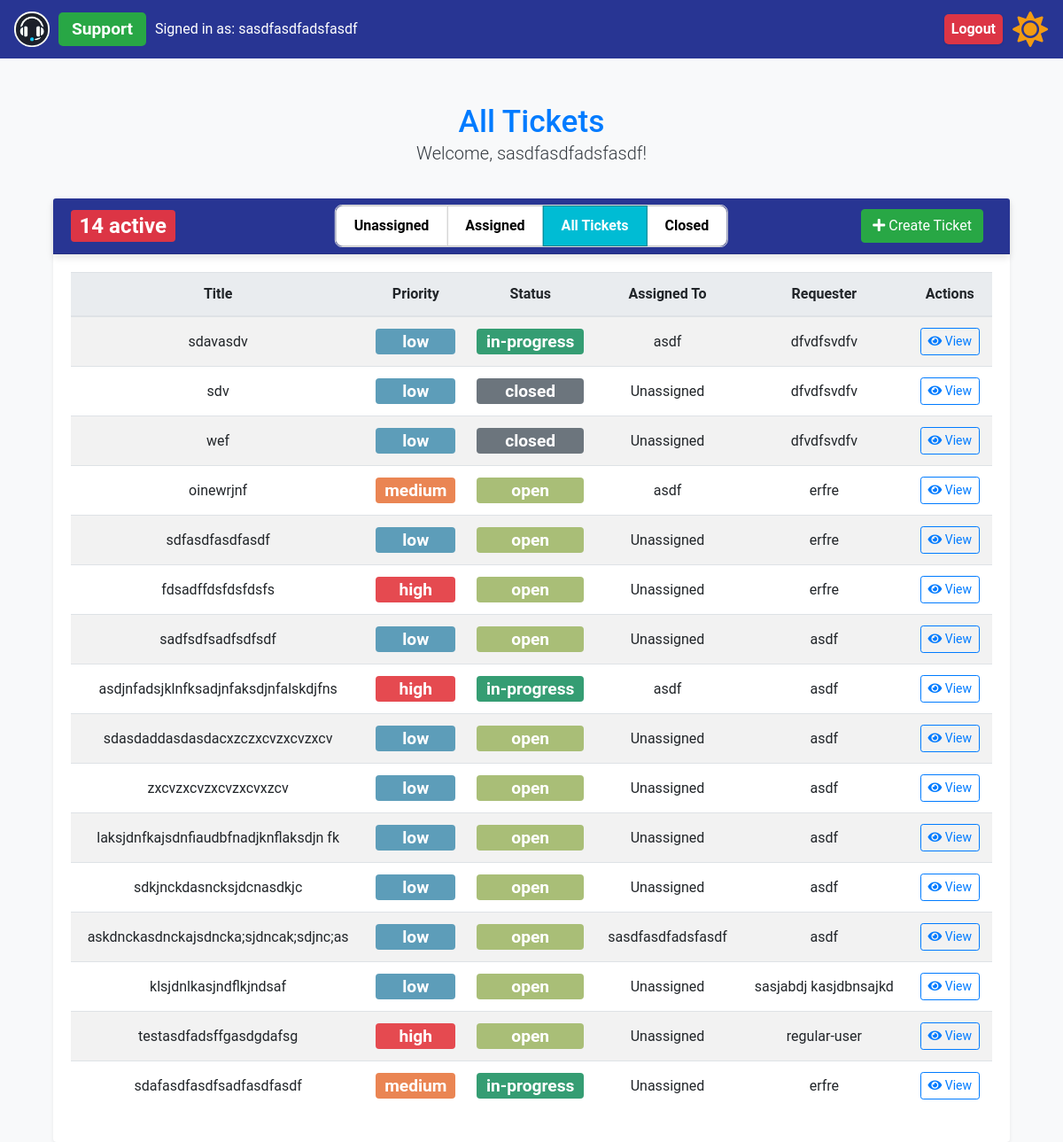
Before: /all_tickets (signed in) with the older database file.
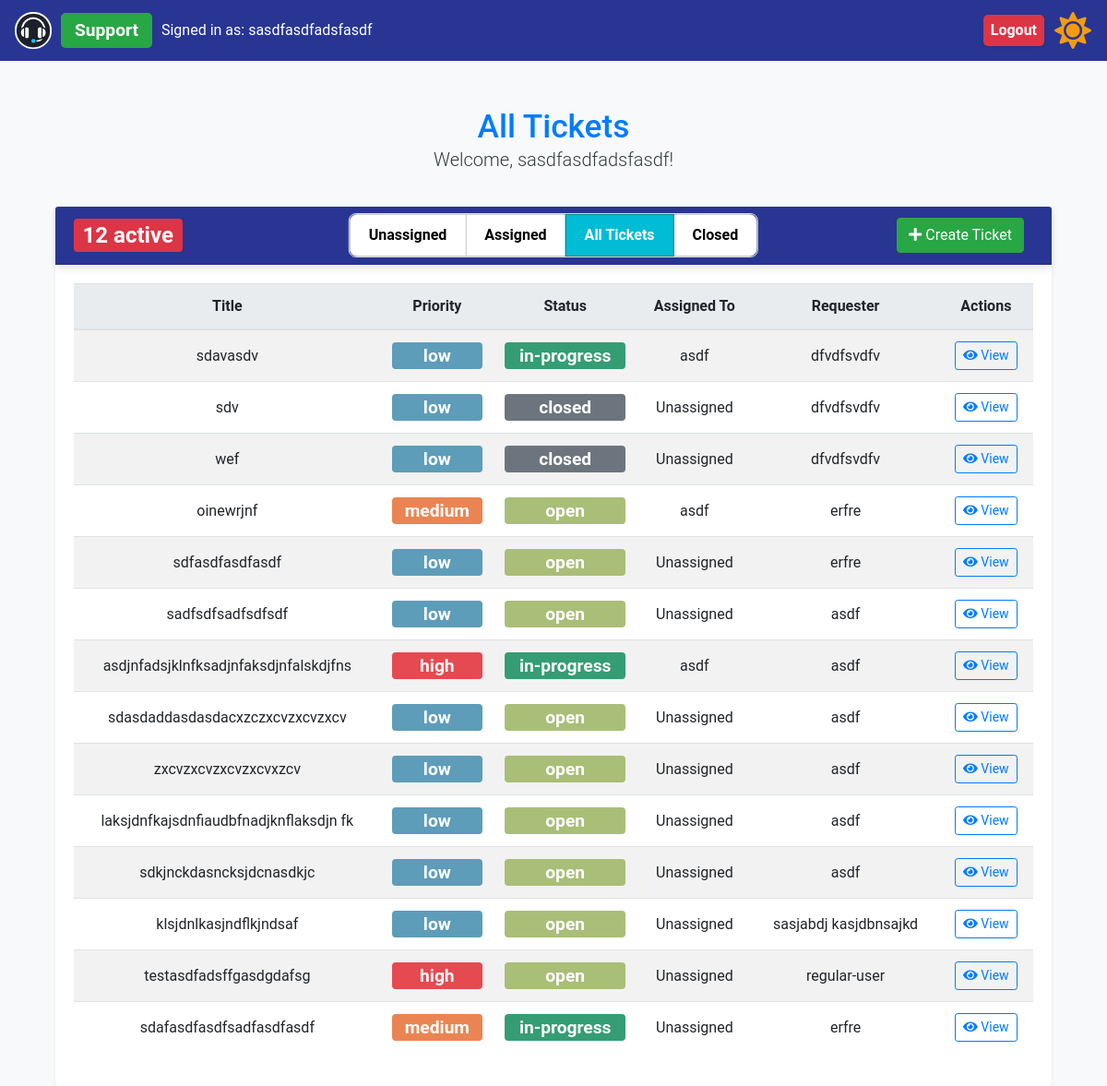
After: the same page with the newer database file.
### app/models.py (models this page shows, shortened)
class User(UserMixin, db.Model):
    id = db.Column(db.Integer, primary_key=True)
    name = db.Column(db.String(150), nullable=False)
    email = db.Column(db.String(150), unique=True, nullable=False)
    password_hash = db.Column(db.String(150), nullable=False)
    role = db.Column(db.String(50), nullable=False)
    created_tickets = db.relationship(
        "Ticket",
        foreign_keys="Ticket.user_id",
        back_populates="creator",
        overlaps="assigned_tickets,comments",
    )
    assigned_tickets = db.relationship(
        "Ticket",
        foreign_keys="Ticket.assigned_to",
        back_populates="assignee",
        overlaps="created_tickets,comments",
    )
    user_comments = db.relationship(
        "Comment", back_populates="commenter", overlaps="commenter,comments"
    )

class Ticket(db.Model):
    id = db.Column(db.Integer, primary_key=True)
    title = db.Column(db.String(150), nullable=False)
    description = db.Column(db.Text, nullable=False)
    status = db.Column(db.String(50), nullable=False)
    priority = db.Column(db.String(50), nullable=False)
    created_at = db.Column(db.DateTime, default=lambda: datetime.now(timezone.utc))
    updated_at = db.Column(
        db.DateTime,
        default=lambda: datetime.now(timezone.utc),
        onupdate=lambda: datetime.now(timezone.utc),
    )
    assigned_to = db.Column(db.Integer, db.ForeignKey("user.id"))
    user_id = db.Column(db.Integer, db.ForeignKey("user.id"))
    creator = db.relationship(
        "User",
        foreign_keys=[user_id],
        back_populates="created_tickets",
        overlaps="assigned_tickets,comments",
    )
    assignee = db.relationship(
        "User",
        foreign_keys=[assigned_to],
        back_populates="assigned_tickets",
        overlaps="created_tickets,comments",
    )
    ticket_comments = db.relationship("Comment", back_populates="ticket")

### app/routes.py (the view)
@bp.route("/all_tickets")
def all_tickets():
    if current_user.role == "admin" or current_user.role == "support":
        tickets = Ticket.query.all()
        view = "all"
    else:
        tickets = Ticket.query.filter_by(user_id=current_user.id).all()
        view = "active"
    return render_template(
        "all_tickets.html", tickets=tickets, current_user=current_user, view=view
    )

### app/__init__.py (called while the page is built)
def create_app(config=None):
    app = Flask(__name__, instance_relative_config=True)
    if config:
        app.config.from_object(config)
    else:
        app.config.from_pyfile("config.py")  # Default to development config
    db.init_app(app)
    login_manager.init_app(app)
    migrate.init_app(app, db)
    csrf.init_app(app)  # Initialize CSRF protection with the app
    moment.init_app(app)  # Initialize Flask-Moment with the app
    from .models import User  # Ensure User model is correctly defined
    @login_manager.user_loader
    def load_user(user_id):
        return User.query.get(int(user_id))
    from .routes import bp  # Ensure bp is defined as a Blueprint in routes.py
    app.register_blueprint(bp)
    return app

### app/routes.py (called while the page is built)
@bp.context_processor
def inject_open_tickets_count():
    open_tickets_count = Ticket.query.filter(
        Ticket.status.in_(["open", "in-progress"])
    ).count()
    if open_tickets_count > 10:
        badge_class = "badge-active-tickets-high"  # Red
    elif open_tickets_count > 5:
        badge_class = "badge-active-tickets-medium"  # Yellow
    elif open_tickets_count > 0:
        badge_class = "badge-active-tickets-low"  # Green
    else:
        badge_class = "badge-active-tickets-info"  # Blue or default color
    return {"open_tickets_count": open_tickets_count, "badge_class": badge_class}

### app/templates/all_tickets.html (shortened to what this page needs)
{% extends "base.html" %} {% block content %}
<div class="container mt-5">
  <div class="row mb-2">
    <div class="col-12 text-center">
      <h2 class="text-primary mb-0">
        {% if current_user.role == 'admin' or current_user.role == 'support' %}
        All Tickets {% else %} My Active Tickets {% endif %}
      </h2>
      <p class="lead">Welcome, {{ current_user.name }}!</p>
    </div>
  </div>
  <div class="card shadow-sm">
    <div
      class="card-header bg-primary text-white d-flex justify-content-between align-items-center position-relative"
    >
      {% if current_user.role == 'admin' or current_user.role == 'support' %}
      <div class="d-flex align-items-center">
        <span class="badge {{ badge_class }}">
          {{ open_tickets_count }} active
        </span>
      </div>
      {% endif %}
      <div class="toggle-buttons">
        <div
          class="btn-group toggle-group"
          role="group"
          aria-label="Ticket Status Toggle"
        >
          {% if current_user.role in ['admin', 'support'] %}
          <a
            href="{{ url_for('main.unassigned_tickets') }}"
            class="btn btn-toggle {% if view == 'unassigned' %}active{% endif %}"
          >
            Unassigned
          </a>
          <a
            href="{{ url_for('main.assigned_tickets') }}"
            class="btn btn-toggle {% if view == 'assigned' %}active{% endif %}"
          >
            Assigned
          </a>
          {% endif %} {% if current_user.role in ['admin', 'support'] %}
          <a
            href="{{ url_for('main.all_tickets') }}"
            class="btn btn-toggle {% if view == 'all' %}active{% endif %}"
          >
            All Tickets
          </a>
          {% endif %}
          <a
            href="{{ url_for('main.closed_tickets') }}"
            class="btn btn-toggle {% if view == 'closed' %}active{% endif %}"
          >
            Closed
          </a>
        </div>
      </div>
      <div class="ms-auto">
        <a class="btn btn-success" href="{{ url_for('main.create_ticket', referrer=request.path) }}">
          <i class="fas fa-plus"></i> Create Ticket
        </a>
      </div>
    </div>
    <div class="card-body">
      <table id="tickets-table" class="table table-striped table-hover">
        <thead>
          <tr>
            <th class="text-center">Title</th>
            <th class="text-center">Priority</th>
            <th class="text-center">Status</th>
            <th class="text-center">Assigned To</th>
            <th class="text-center">Requester</th>
            <th class="text-center">Actions</th>
          </tr>
        </thead>
        <tbody>
          {% if tickets|length == 0 %}
          <tr>
            <td class="text-center">-</td>
            <td class="text-center">-</td>
            <td class="text-center">-</td>
            <td class="text-center">-</td>
            <td class="text-center">-</td>
            <td class="text-center">No tickets available</td>
          </tr>
          {% else %}
          {% for ticket in tickets %}
          <tr>
            <td class="text-center">{{ ticket.title }}</td>
            <td class="text-center">
              <span class="badge dashboard-badge priority-{{ ticket.priority }}">
                  {{ ticket.priority }}
              </span>
          </td>
          <td class="text-center">
            <span class="badge dashboard-badge status-{{ ticket.status }}">
              {{ ticket.status }}
              </span>
          </td>
          <td class="text-center">
            {{ ticket.assignee.name if ticket.assignee else 'Unassigned' }}
            </td>
            <td class="text-center">{{ ticket.creator.name }}</td>
            <td class="text-center">
              <a href="{{ url_for('main.ticket_details', ticket_id=ticket.id) }}" class="btn btn-outline-primary btn-sm">
                <i class="fas fa-eye"></i> View
              </a>
            </td>
          </tr>
          {% endfor %}
          {% endif %}
        </tbody>
      </table>
    </div>
  </div>
  </div>
</div>
{% endblock %}

### app/templates/base.html (shortened to what this page needs)
<!DOCTYPE html>
<html lang="en">
  <head>
    <link
      href="https://stackpath.bootstrapcdn.com/bootstrap/4.5.2/css/bootstrap.min.css"
      rel="stylesheet"
    />
    <link
      href="https://cdn.datatables.net/1.13.4/css/jquery.dataTables.min.css"
      rel="stylesheet"
    />
    <link
      href="{{ url_for('static', filename='styles.css') }}"
      rel="stylesheet"
    />
    <link
      rel="stylesheet"
      href="https://cdnjs.cloudflare.com/ajax/libs/font-awesome/5.15.4/css/all.min.css"
    />
  </head>
  <body class="light-mode">
    <nav class="navbar navbar-expand-lg">
      <a class="navbar-brand" href="#">
        <img
          src="{{ url_for('static', filename='logo.png') }}"
          alt="Help Desk Logo"
          style="height: 40px"
        />
        {% if current_user.is_authenticated %}
        <div class="role-container">
          <span class="badge badge-role-{{ current_user.role}}"
            >{{ current_user.role.capitalize() }}</span
          >
          <span class="user-info">Signed in as: {{ current_user.name }}</span>
        </div>
        {% endif %}
      </a>
      <div class="collapse navbar-collapse" id="navbarNav">
        <ul class="navbar-nav ml-auto">
          {% if current_user.is_authenticated %}
          <li class="nav-item">
            <a class="nav-link logout-badge" href="{{ url_for('main.logout') }}"
              >Logout</a
            >
          </li>
          {% endif %}
          <li class="nav-item">
            <button id="theme-toggle-button" class="btn btn-link nav-link">
              <i id="theme-toggle-icon" class="fas fa-sun"></i>
            </button>
          </li>
        </ul>
      </div>
    </nav>
    <div class="container">
       {% block content %} {% endblock %}
  </body>
</html>

### app/static/styles.css (style rules this page uses)
body { font-family: "Roboto", sans-serif; background-color: #f8f9fa; margin: 0; color: #343a40; }
.container { margin-top: 50px; }
h2 { color: #007bff; }
.table th, .table td { vertical-align: middle; }
.table th { background-color: #e9ecef; }
.card { border: none; margin-top: 20px; box-shadow: 0 4px 8px rgba(0, 0, 0, 0.1); }
.card-header { background-color: #283593 !important; color: #ffffff; font-size: 1.25rem; font-weight: 500; box-shadow: 0 4px 8px rgba(0, 0, 0, 0.1); display: flex; justify-content: space-between; align-items: center; position: relative; }
.btn-primary, .btn-secondary, .btn-success, .btn-warning { margin-right: 10px; }
.btn-success { background-color: #28a745; border-color: #28a745; margin-left: auto; }
.btn-outline-primary { border-color: #007bff; color: #007bff; }
.badge { font-size: 1.2em; }
.text-primary { color: #007bff !important; font-size: 2.2em; }
.navbar { background-color: #283593; }
.navbar .navbar-brand, .navbar .nav-link { color: #ffffff; }
.navbar-brand { display: flex; align-items: center; pointer-events: none; }
.logout-badge { cursor: pointer; }
#theme-toggle-button { font-size: 1.5rem; cursor: pointer; height: 40px; display: flex; align-items: center; justify-content: center; padding: 0; margin: 0; margin-left: 10px; }
#theme-toggle-button .fas { transition: color 0.3s ease; font-size: 40px; line-height: 40px; }
.toggle-buttons { position: absolute; left: 50%; transform: translateX(-50%); }
.ms-auto { margin-left: auto; }
body.light-mode #theme-toggle-icon { color: #f39c12; }
.toggle-group { border: 1px solid #ddd; border-radius: 8px; overflow: hidden; display: inline-flex; }
.btn-toggle { background-color: white; color: black; padding: 10px 20px; border: 1px solid #ccc; border-radius: 0; font-weight: bold; cursor: pointer; transition: background-color 0.3s ease, color 0.3s ease; text-decoration: none; }
.btn-toggle.active { background-color: #00bcd4; color: white; border-color: #00838f; }
.toggle-group .btn-toggle:first-child { border-top-left-radius: 8px; border-bottom-left-radius: 8px; }
.toggle-group .btn-toggle:last-child { border-top-right-radius: 8px; border-bottom-right-radius: 8px; }
.logout-badge { cursor: pointer; transition: transform 0.2s, box-shadow 0.2s; display: inline-flex; align-items: center; padding: 5px 10px; border-radius: 5px; box-shadow: 0 1px 3px rgba(0, 0, 0, 0.1); white-space: nowrap; justify-content: space-between; color: #fff; background-color: #dc3545; text-decoration: none; margin-left: auto; font-weight: bold; }
.navbar-nav { display: flex; align-items: center; }
.role-container { display: flex; align-items: center; }
.user-info { color: white; font-size: 1rem; font-weight: 400; }
.role-container .badge { display: inline-block; }
.badge-role-admin, .badge-role-support, .badge-role-regular { padding: 0 15px; border-radius: 5px; font-weight: bold; font-size: 1.2rem; margin-right: 10px; margin-left: 10px; height: 38px; display: flex; align-items: center; justify-content: center; line-height: 38px; text-align: center; }
.badge-role-support { background-color: #28a745; }
.badge-active-tickets-high { background-color: #dc3545; color: white; }
.dashboard-badge, .badge-priority-low, .badge-priority-medium, .badge-priority-high, .badge-status-open, .badge-status-in-progress, .badge-status-closed { transition: none; transform: none; pointer-events: none; cursor: default; display: block; width: 100%; text-align: center; color: white; }
.priority-high, .badge-priority-high { background-color: #e54a50; }
.priority-medium, .badge-priority-medium { background-color: #ea8553; }
.priority-low, .badge-priority-low { background-color: #5d9db9; }
.status-open, .badge-status-open { background-color: #a9be77; }
.status-in-progress, .badge-status-in-progress { background-color: #359d73; }
.status-closed, .badge-status-closed { background-color: #6c757d; }

Changed rows visible on the page:
removed Ticket: title "fdsadffdsfdsfdsfs", priority "high", status "open", assignee "Unassigned", creator.name "erfre"
removed Ticket: title "askdnckasdnckajsdncka;sjdncak;sdjnc;as", priority "low", status "open", assignee "sasdfasdfadsfasdf", creator.name "asdf"
Other visible differences:
{{ open_tickets_count }}: "14" → "12"
